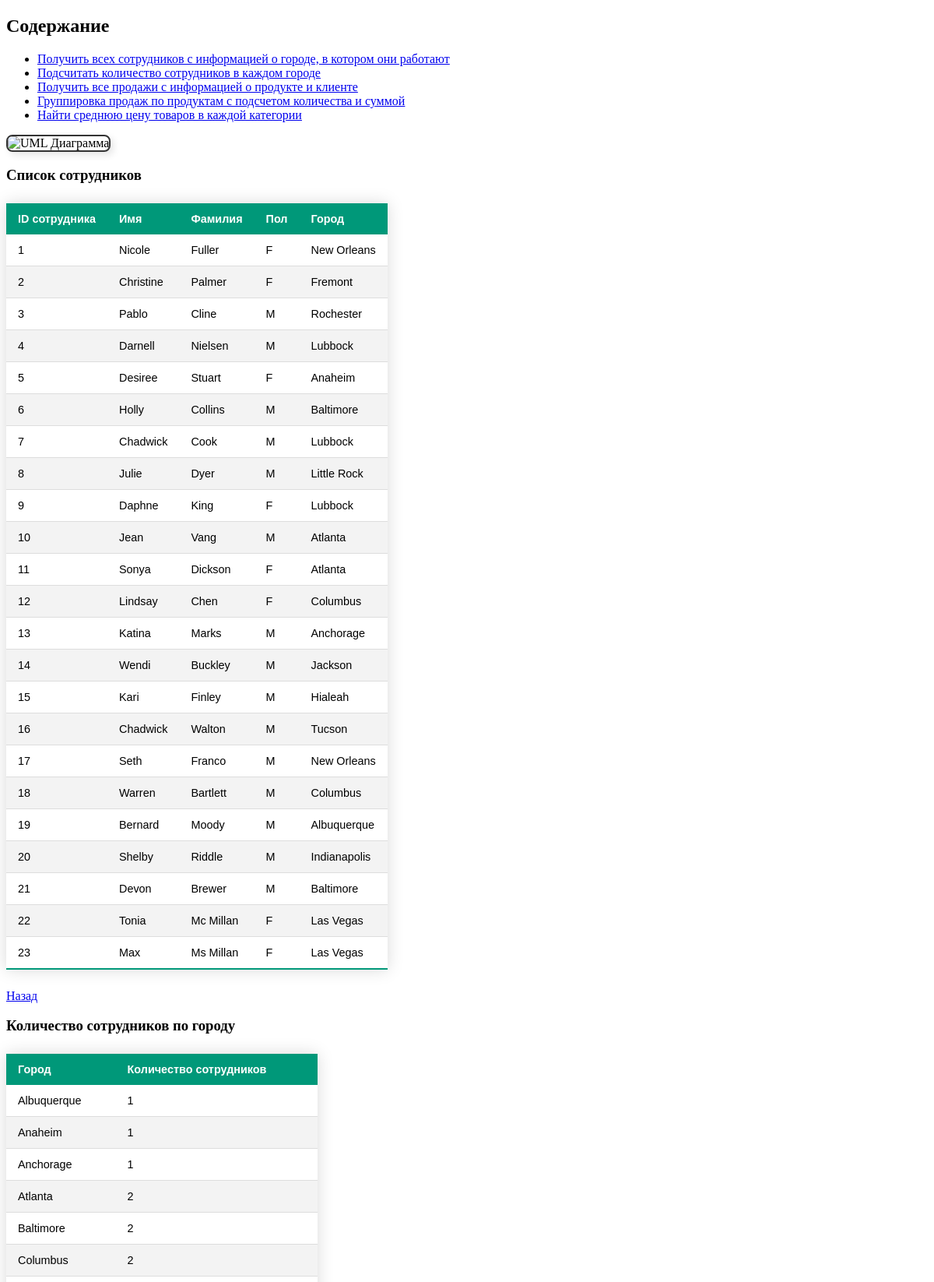
The page / (upper part) on the database its author committed.
### models.py (models this page shows, shortened)
class Employee(db.Model):
    __tablename__ = "employee"
    __table_args__ = {"extend_existing": True}
    id = db.Column(db.Integer, primary_key=True)
    first_name = db.Column(db.String(45), nullable=False)
    middle_initial = db.Column(db.String(1), nullable=True)
    last_name = db.Column(db.String(45), nullable=False)
    gender = db.Column(db.String(10))
    city_id = db.Column(db.Integer, db.ForeignKey("city.id"), nullable=False)
    city = db.relationship("City", back_populates="employees")
    sales = db.relationship("Sale", cascade="all, delete")

class City(db.Model):
    __tablename__ = "city"
    __table_args__ = {"extend_existing": True}
    id = db.Column(db.Integer, primary_key=True)
    name = db.Column(db.String(45), nullable=False)
    zipcode = db.Column(db.Numeric(5, 0), nullable=False)
    customers = db.relationship("Customer", cascade="all, delete")
    employees = db.relationship("Employee", cascade="all, delete")

### structures/views.py (the view)
@views_bp.route("/")
def index():
    employees = get_all_employees()
    grouped_by_city = employees_grouped_by_city()
    sales = get_all_sales()
    grouped_sales_by_product = sales_grouped_by_product()
    avg_price = avg_price_by_category()
    html = render_template(
        "index.html",
        employees=employees,
        grouped_by_city=grouped_by_city,
        sales=sales,
        grouped_sales_by_product=grouped_sales_by_product,
        avg_price=avg_price,
    )
    return html

### structures/crud.py (called while the page is built)
def get_all_employees():
    query = db.session.query(
        Employee.id.label("ID сотрудника"),
        Employee.first_name.label("Имя"),
        Employee.last_name.label("Фамилия"),
        Employee.gender.label("Пол"),
        City.name.label("Город"),
    ).join(City)
    return {"head": query.statement.columns.keys(), "body": query.all()}

def employees_grouped_by_city():
    query = (
        db.session.query(
            City.name.label("Город"),
            func.count(Employee.id).label("Количество сотрудников"),
        )
        .join(Employee)
        .group_by(City.name)
    )
    return {"head": query.statement.columns.keys(), "body": query.all()}

def get_all_sales():
    query = (
        db.session.query(
            Sale.id.label("ID продажи"),
            Product.name.label("Товар"),
            Customer.first_name.label("Имя клиента"),
            Customer.last_name.label("Фамилия клиента"),
            Sale.quantity.label("Количество"),
        )
        .join(Product)
        .join(Customer)
    )
    return {"head": query.statement.columns.keys(), "body": query.all()}

def sales_grouped_by_product():
    query = (
        db.session.query(
            Product.name.label("Товар"),
            func.count(Sale.id).label("Количество продаж"),
        )
        .join(Sale)
        .group_by(Product.name)
    )
    return {"head": query.statement.columns.keys(), "body": query.all()}

def avg_price_by_category():
    query = (
        db.session.query(
            Category.name.label("Категория"),
            func.avg(Product.price).label("Средняя цена"),
        )
        .join(Product)
        .group_by(Category.name)
    )
    return {"head": query.statement.columns.keys(), "body": query.all()}

### templates/index.html (shortened to what this page needs)
{% import "marcos/print_table.html" as macros %}
<!DOCTYPE HTML>
<html lang="ru">
<head>
    <link rel="stylesheet" href="{{ url_for('static', filename='styles.css') }}">
</head>
<body>
    <h2 id="header">Содержание</h2>
    <ul>
        <li><a href="#employees">Получить всех сотрудников с информацией о городе, в котором они работают</a></li>
        <li><a href="#grouped_by_city">Подсчитать количество сотрудников в каждом городе</a></li>
        <li><a href="#sales">Получить все продажи с информацией о продукте и клиенте</a></li>
        <li><a href="#grouped_sales_by_product">Группировка продаж по продуктам с подсчетом количества и суммой</a></li>
        <li><a href="#avg_price">Найти среднюю цену товаров в каждой категории</a></li>
    </ul>
    <img src="{{ url_for('static', filename='img.png') }}" alt="UML Диаграмма">
    {{
            macros.render_table(
                "Список сотрудников",
                employees.head,
                employees.body,
                "employees"
            )
    }}
    {{
            macros.render_table(
                "Количество сотрудников по городу",
                grouped_by_city.head,
                grouped_by_city.body,
                "grouped_by_city"
            )
    }}
</body>
</html>

### templates/marcos/print_table.html
{% macro render_table(title, headers, rows, anchor) %}
<h3 id="{{ anchor }}">{{ title }}</h3>
<table>
    <thead>
        <tr>
            {% for header in headers %}
                <th>{{ header }}</th>
            {% endfor %}
        </tr>
    </thead>
    <tbody>
        {% for row in rows %}
        <tr>
            {% for item in row %}
                <td>{{ item }}</td>
            {% endfor %}
        </tr>
        {% endfor %}
    </tbody>
</table>
<p><a href="#header">Назад</a></p>
{% endmacro %}

### statics/styles.css (style rules this page uses)
table { border-collapse: collapse; margin: 25px 0; font-size: 0.9em; font-family: sans-serif; min-width: 400px; box-shadow: 0 0 20px rgba(0, 0, 0, 0.15); }
thead tr { background-color: #009879; color: #ffffff; text-align: left; }
th, td { padding: 12px 15px; }
tbody tr { border-bottom: 1px solid #dddddd; }
tbody tr:nth-of-type(even) { background-color: #f3f3f3; }
tbody tr:last-of-type { border-bottom: 2px solid #009879; }
img { max-width: 90%; height: auto; border: 2px solid #333; border-radius: 8px; box-shadow: 4px 4px 10px rgba(0, 0, 0, 0.1); }

### rows shown on the page
Employee: row "1" "F", first_name "Nicole", last_name "Fuller"
City: name "New Orleans"
Employee: row "2" "F", first_name "Christine", last_name "Palmer"
City: name "Fremont"
Employee: row "3" "M", first_name "Pablo", last_name "Cline"
City: name "Rochester"
Employee: row "4" "M", first_name "Darnell", last_name "Nielsen"
City: name "Lubbock"
Employee: row "5" "F", first_name "Desiree", last_name "Stuart"
City: name "Anaheim"
Employee: row "6" "M", first_name "Holly", last_name "Collins"
City: name "Baltimore"
Employee: row "7" "M", first_name "Chadwick", last_name "Cook"
Employee: row "8" "M", first_name "Julie", last_name "Dyer"
City: name "Little Rock"
Employee: row "9" "F", first_name "Daphne", last_name "King"
Employee: row "10" "M", first_name "Jean", last_name "Vang"
City: name "Atlanta"
Employee: row "11" "F", first_name "Sonya", last_name "Dickson"
Employee: row "12" "F", first_name "Lindsay", last_name "Chen"
City: name "Columbus"
Employee: row "13" "M", first_name "Katina", last_name "Marks"
City: name "Anchorage"
Employee: row "14" "M", first_name "Wendi", last_name "Buckley"
City: name "Jackson"
Employee: row "15" "M", first_name "Kari", last_name "Finley"
City: name "Hialeah"
Employee: row "16" "M", first_name "Chadwick", last_name "Walton"
City: name "Tucson"
Employee: row "17" "M", first_name "Seth", last_name "Franco"
Employee: row "18" "M", first_name "Warren", last_name "Bartlett"
Employee: row "19" "M", first_name "Bernard", last_name "Moody"
City: name "Albuquerque"
Employee: row "20" "M", first_name "Shelby", last_name "Riddle"
City: name "Indianapolis"
Employee: row "21" "M", first_name "Devon", last_name "Brewer"
Employee: row "22" "F", first_name "Tonia", last_name "Mc Millan"
City: name "Las Vegas"
Employee: row "23" "F", first_name "Max", last_name "Ms Millan"

### other values the page prints
{{ title }} "Список сотрудников Количество сотрудников по городу"
{{ header }} "ID сотрудника" "Имя" "Фамилия" "Пол" "Город" "Город" "Количество сотрудников"
{{ item }} "Albuquerque" "1" "Anaheim" "1" "Anchorage" "1" "Atlanta" "2" "Baltimore" "2" "Columbus" "2"
